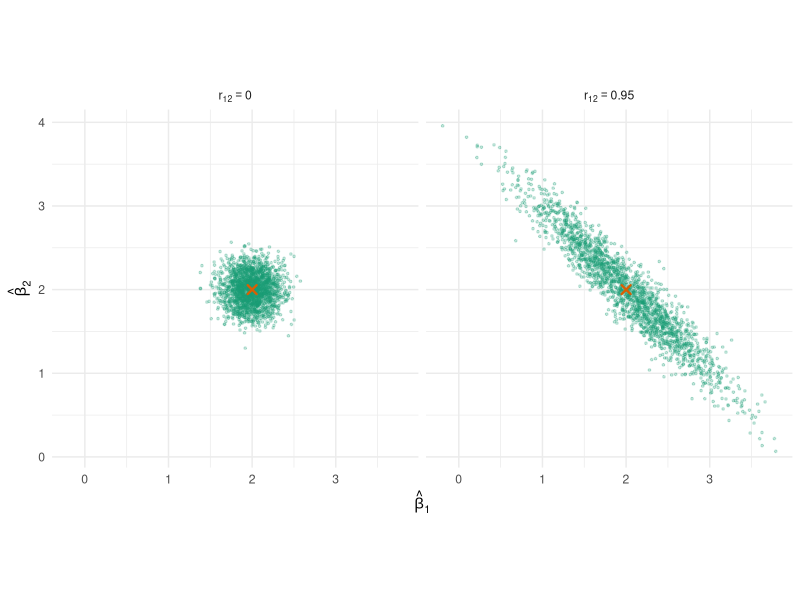
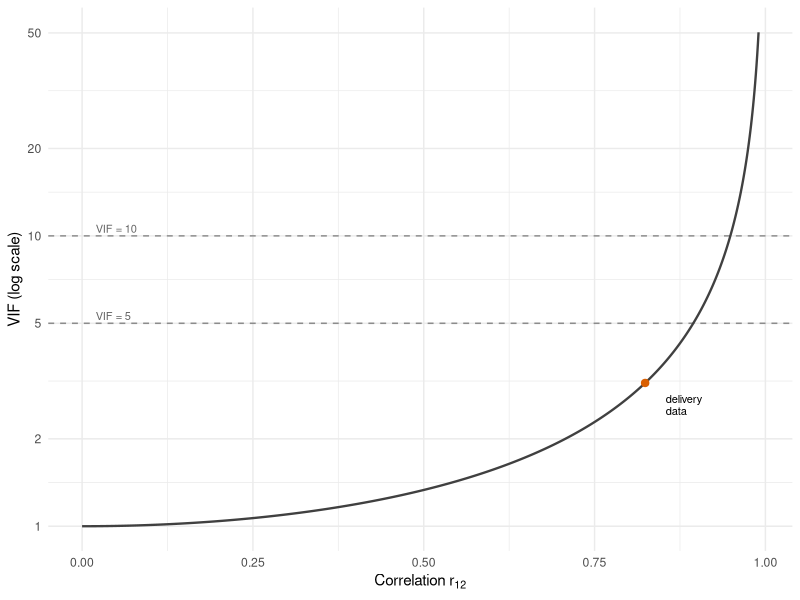
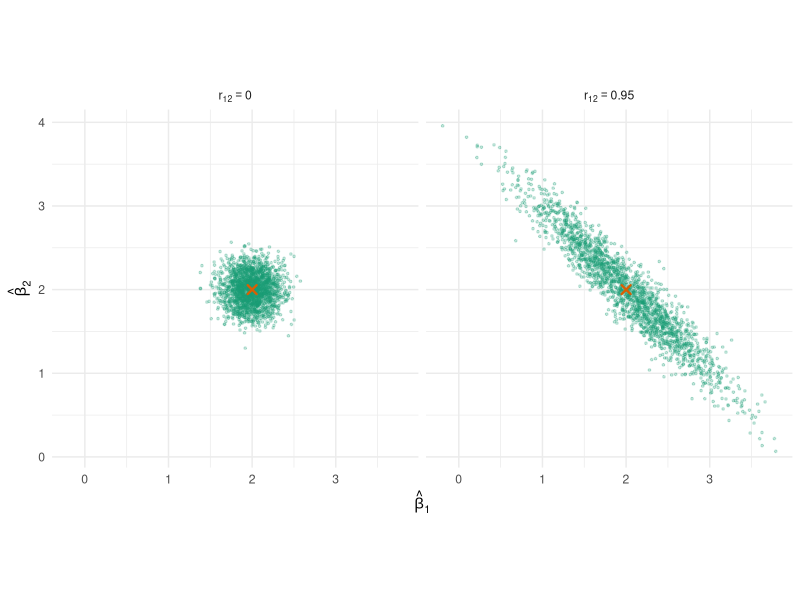
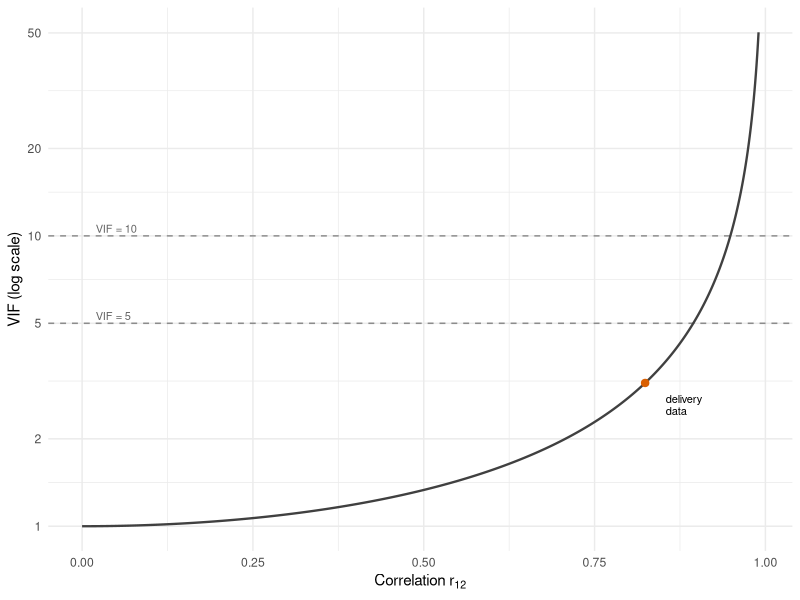

These charts were generated, in order, by the following R code:
# Simulated data: what multicollinearity does to the sampling distribution of the OLS estimates
# Model: y = 1 + 2 x1 + 2 x2 + e, e ~ N(0, 1), n = 30, X held fixed across replicates

library(ggplot2)

pt_col   <- "#1b9e77"
line_col <- "#d95f02"
fig_w    <- 3.4
fig_h    <- 2.5

theme_lecture <- function(){
    theme_minimal(base_size = 11) +
    theme(
        panel.background = element_rect(fill = "transparent", colour = NA),
        plot.background  = element_rect(fill = "transparent", colour = NA)
    )
}

set.seed(2026)
n     <- 30
beta  <- c(1, 2, 2)
sigma <- 1
n_rep <- 2000

# ---- Fixed design with sample correlation exactly rho -------------------------
# z1, z2: centered, orthogonal, each with sum of squares n - 1 (sample sd = 1)
Z  <- matrix(rnorm(2 * n), n)
z1 <- Z[, 1] - mean(Z[, 1])
z2 <- resid(lm(Z[, 2] ~ z1))
z1 <- z1 / sqrt(sum(z1^2) / (n - 1))
z2 <- z2 / sqrt(sum(z2^2) / (n - 1))

make_design <- function(rho) data.frame(x1 = z1, x2 = rho * z1 + sqrt(1 - rho^2) * z2)

simulate_betas <- function(rho) {
    X <- make_design(rho)
    mu <- beta[1] + beta[2] * X$x1 + beta[3] * X$x2
    b <- t(replicate(n_rep, {
        y <- mu + rnorm(n, sd = sigma)
        coef(lm(y ~ x1 + x2, data = X))[2:3]
    }))
    data.frame(rho = rho, b1 = b[, 1], b2 = b[, 2])
}

sims <- rbind(simulate_betas(0), simulate_betas(0.95))

# ---- Empirical vs. theoretical spread -----------------------------------------
# Var(b_j) = sigma^2 / [(1 - rho^2) S_jj], S_jj = n - 1;  Corr(b1, b2) = -rho
summary_tab <- do.call(rbind, lapply(split(sims, sims$rho), function(d) {
    rho <- d$rho[1]
    data.frame(
        rho        = rho,
        cor_x      = cor(make_design(rho))[1, 2],
        sd_b1      = sd(d$b1),
        sd_b1_theo = sigma / sqrt((1 - rho^2) * (n - 1)),
        cor_b      = cor(d$b1, d$b2),
        VIF        = 1 / (1 - rho^2)
    )
}))
print(summary_tab, digits = 4)
# rho = 0:    sd(b1) = 0.182 (theory 0.186), corr(b1, b2) =  0.00, VIF = 1
# rho = 0.95: sd(b1) = 0.596 (theory 0.595), corr(b1, b2) = -0.95, VIF = 10.26
# sd ratio 0.595 / 0.186 = 3.2 = sqrt(VIF)

# share of replicates in which an estimate has the wrong sign (true value 2)
aggregate(cbind(neg_b1 = b1 < 0, neg_b2 = b2 < 0) ~ rho, data = sims, FUN = mean)   # 0 and 0.0005

# ---- Figure: joint sampling distribution of (b1, b2) ---------------------------
sims$panel <- factor(sims$rho, labels = c("r[12] == 0", "r[12] == 0.95"))

p_scatter <- ggplot(sims, aes(x = b1, y = b2)) +
    geom_point(size = 0.6, alpha = 0.25, colour = pt_col) +
    annotate("point", x = beta[2], y = beta[3], colour = line_col, size = 2.2, shape = 4, stroke = 1.2) +
    facet_wrap(~ panel, labeller = label_parsed) +
    coord_equal() +
    labs(x = expression(hat(beta)[1]), y = expression(hat(beta)[2])) +
    theme_lecture()

p_scatter
ggsave("sim_beta_scatter.pdf", p_scatter, bg = "transparent", device = cairo_pdf, width = 2 * fig_w, height = 1.2 * fig_h)

# ---- Figure: VIF as a function of the correlation between two regressors -------
vif_curve <- data.frame(r = seq(0, 0.99, by = 0.001))
vif_curve$vif <- 1 / (1 - vif_curve$r^2)

r_delivery <- 0.824                       # cases vs distance, delivery data
p_vif <- ggplot(vif_curve, aes(x = r, y = vif)) +
    geom_hline(yintercept = c(5, 10), linetype = "dashed", colour = "grey55") +
    geom_line(colour = "grey25", linewidth = 0.8) +
    annotate("point", x = r_delivery, y = 1 / (1 - r_delivery^2), colour = line_col, size = 2.2) +
    annotate("text", x = r_delivery + 0.03, y = 1 / (1 - r_delivery^2), hjust = 0, vjust = 1.6,
             size = 2.8, label = "delivery\ndata", lineheight = 0.9) +
    annotate("text", x = 0.02, y = c(5, 10), vjust = -0.4, hjust = 0, size = 2.8, colour = "grey40",
             label = c("VIF = 5", "VIF = 10")) +
    scale_y_log10(breaks = c(1, 2, 5, 10, 20, 50)) +
    labs(x = expression("Correlation " * r[12]), y = "VIF (log scale)") +
    theme_lecture()

p_vif
ggsave("sim_vif_curve.pdf", p_vif, bg = "transparent", device = cairo_pdf, width = fig_w, height = fig_h)
